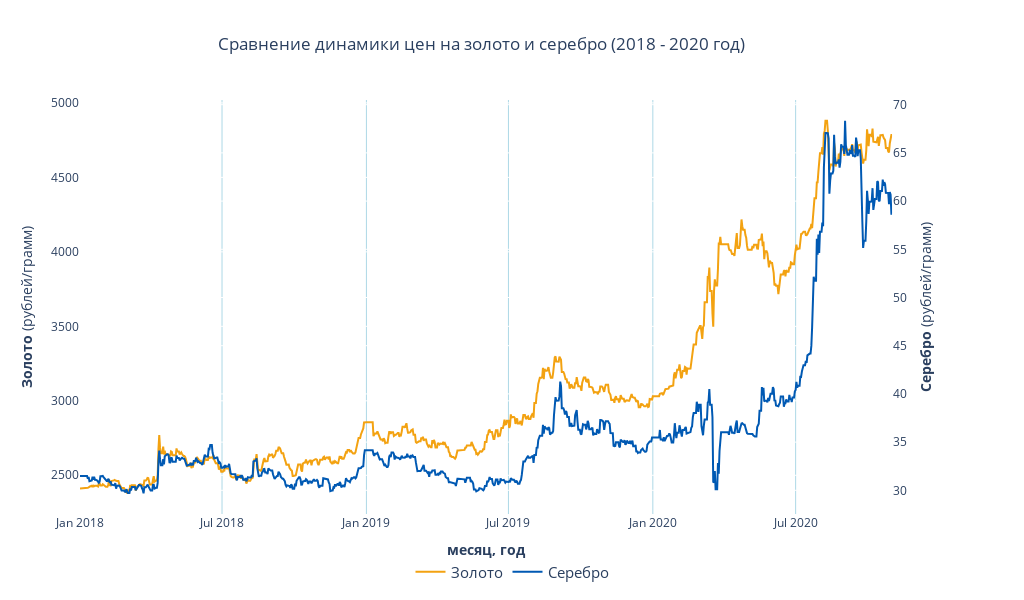

Notebook code for this chart:
### Code cell
# Create figure with secondary y-axis
fig = make_subplots(specs=[[{"secondary_y": True}]])

# Add traces

fig.add_trace(
    go.Scatter(x=df.index, 
               y=df.gold, 
               name="Золото",
               line=dict(
                   color=color_gold)
              ),
    secondary_y=False,
)

fig.add_trace(
    go.Scatter(x=df.index, 
               y=df.silver, 
               name="Серебро",
               line=dict(
                   color=color_silver)
              ),
    secondary_y=True,
)

# Add figure title
fig.update_layout(
    plot_bgcolor='rgba(0,0,0,0)',
    title_text="Сравнение динамики цен на золото и серебро (2018 - 2020 год)",
    title_x = 0.47,
    width=1024,
    height=600,
    legend=dict(x=.5, xanchor="center", orientation="h",
               font = dict(
#                    family = "Courier", 
                   size = 15, 
#                    color = "black"
               )),
    barmode='overlay',
#     margin=dict(l=50, r=50, t=30, b=30),
               )

# Set x-axis title
fig.update_xaxes(title_text="<b>месяц, год</b>",
                 gridcolor='lightblue')

# Set y-axes titles
fig.update_yaxes(title_text="<b>Золото</b> (рублей/грамм)", 
                 secondary_y=False,
#                  gridcolor='#f5c541'
                )
fig.update_yaxes(title_text="<b>Серебро</b> (рублей/грамм)", 
                 secondary_y=True,
#                  gridcolor='#1167b1'
                )

fig.show()

### Figure 1 — Plotly figure (JSON) as saved in the notebook; plotly's stock layout.template omitted (floating-point values rounded to 4 significant figures; data arrays with more than 128 entries replaced by an {"elided": "..."} marker saying what was removed)
{"data": [{"line": {"color": "#f3a211"}, "name": "Золото", "type": "scatter", "x": {"elided": "1036 str values"}, "xaxis": "x", "y": {"elided": "1036 float values"}, "yaxis": "y"}, {"line": {"color": "#0059b3"}, "name": "Серебро", "type": "scatter", "x": {"elided": "1036 str values"}, "xaxis": "x", "y": {"elided": "1036 float values"}, "yaxis": "y2"}], "layout": {"barmode": "overlay", "height": 600, "legend": {"font": {"size": 15}, "orientation": "h", "x": 0.5, "xanchor": "center"}, "plot_bgcolor": "rgba(0,0,0,0)", "title": {"text": "Сравнение динамики цен на золото и серебро (2018 - 2020 год)", "x": 0.47}, "width": 1024, "xaxis": {"anchor": "y", "domain": [0, 0.94], "gridcolor": "lightblue", "title": {"text": "<b>месяц, год</b>"}}, "yaxis": {"anchor": "x", "domain": [0, 1], "title": {"text": "<b>Золото</b> (рублей/грамм)"}}, "yaxis2": {"anchor": "x", "overlaying": "y", "side": "right", "title": {"text": "<b>Серебро</b> (рублей/грамм)"}}}}
